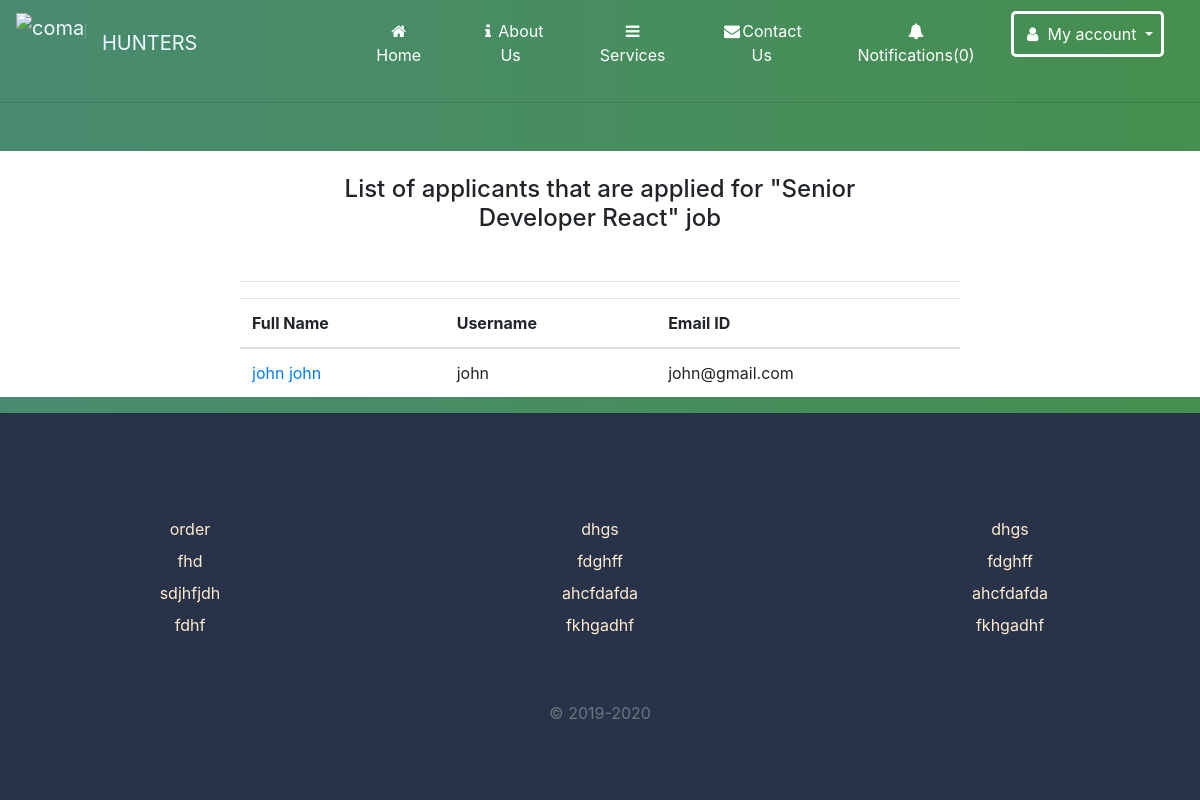
Page /job/4 (signed in) on the committed database.
### home/models.py (models this page shows, shortened)
class JobPosting(models.Model):
    created_by = models.ForeignKey(User,related_name='jobs', on_delete=models.CASCADE,
                        null=True ,  editable=False, blank=True)
    title = models.CharField(max_length=100)
    company_name = models.CharField(max_length=200)
    employment_status = models.CharField(choices=JOB_TYPE, max_length=10)
    vacancy = models.CharField(max_length=10, null=True)
    gender = models.CharField(choices=GENDER, max_length=30, null=True)
    category = models.CharField(choices=CATEGORY, max_length=30)
    description = models.TextField()
    responsibilities = models.TextField()
    experience = models.CharField(max_length=100)
    job_location = models.CharField(max_length=120)
    Salary = models.CharField(max_length=100, null=True, blank=True)
    application_deadline = models.DateTimeField()
    published_on = models.DateTimeField(auto_now_add=True)
    class Meta:
        ordering=['-published_on']

class Application(models.Model):
    job = models.ForeignKey(JobPosting,related_name='applications',on_delete=models.CASCADE)
    content=models.CharField( max_length=300)
    experiance=models.CharField(max_length=300)
    created_by = models.ForeignKey(User,related_name='applications', on_delete=models.CASCADE,
                        null=True ,  editable=False, blank=True)
    created_at = models.DateTimeField(auto_now_add=True)

### home/views.py (the view)
# urls.py: path('job/<int:id>',views.view_postedjob,name='view_postedjob'),
def view_postedjob(request,id):
    job=get_object_or_404(JobPosting,pk=id, created_by=request.user)
    return render (request,"postedjob.html",{'job':job})

### home/context_processors.py (called while the page is built)
def notification(request):
    if request.user.is_authenticated:
        return {'notifications':request.user.notifications.filter(is_read=False)}
    else:
        return {'notifications':[]}

### templates/postedjob.html (shortened to what this page needs)
{% include 'navbar.html' %}
<section>
<h4 class="text-center m-5 pt-4  " >List of applicants that are applied for "{{job.title}}" job</h4> <hr>
    <table class="table col-sm-12" cellspacing="0">
                                    <thead>
                                        <tr>
                                            <th>Full Name</th>
                                            <th>Username</th>
                                            <th>Email ID</th>
                                        </tr>
                                    </thead>
                                    {% for application in job.applications.all%}
                                    <tbody>
                                        <tr>
                                            <td><a href="{% url 'view_application' application.id%}">{{application.created_by.get_full_name}}</a></td>
                                            <td>{{application.created_by.username}}</td>
                                            <td>{{application.created_by.email}}</td>
                                        </tr>
                                    </tbody>
{% empty %}
   <p class= "text-center m-5 text-warning border py-5 ">Currently no one has applied for this Job </p>
{% endfor %}
  </table>
</section>
{% include 'footer.html' %}

### templates/footer.html (style rules this page uses)
a:link { text-decoration: none; }

### templates/postedjob.html (style rules this page uses)
body { background: -webkit-linear-gradient(left, #498b70, #458f4f); }
section { background:white; padding:0% 20% 0% 20%; }

### rows in the picture
JobPosting: title "Senior Developer React"
Application: created_by.get_full_name "john john", created_by.username "john", created_by.email "john@gmail.com"

### other values in the picture
{{ notifications.count }} "0"
